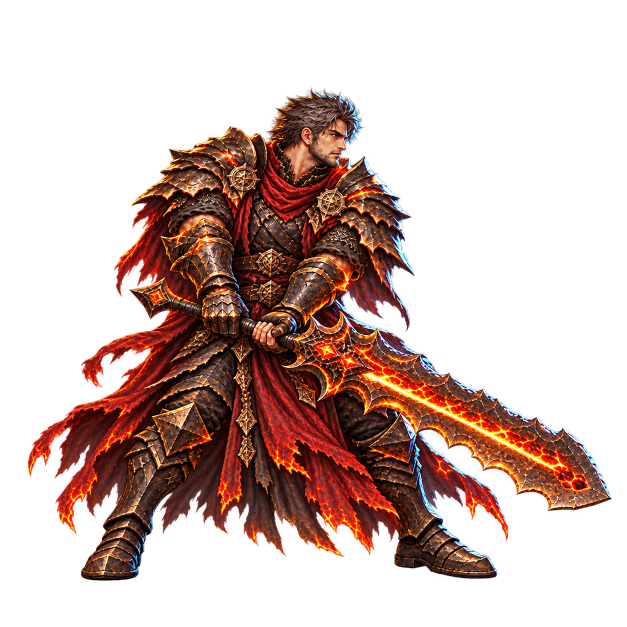
#> input picture ArtHandoff/returns/B02/source/sheets/cinder_idle_initial.png, 1254 x 1254 px, given in place of ignis_idle.png, which was not available (shown at 1/2 size)
$ python make_reference_atlas.py
#> lines starting #> are read from the running program, lines starting #| are printed output that depends on the picture; pictures that were not available may be replaced by others from this repository, and a replacement may not be noted
from PIL import Image,ImageDraw
from pathlib import Path
r=Path('C:/Users/Winka/Projects/Aetherward')
paths=['B01/exports/Art/Heroes/'+n+'.png' for n in ['ignis_idle','ignis_cast','ignis_evoA','terra_idle','sylph_idle','marina_idle']]+['B02/exports/Art/Heroes/cinder_idle.png','B02/exports/Art/Heroes/freya_idle.png']
a=Image.new('RGB',(1600,840),(41,43,48));d=ImageDraw.Draw(a)
#> after `a = Image.new('RGB', (1600, 840), (41, 43, 48))`:
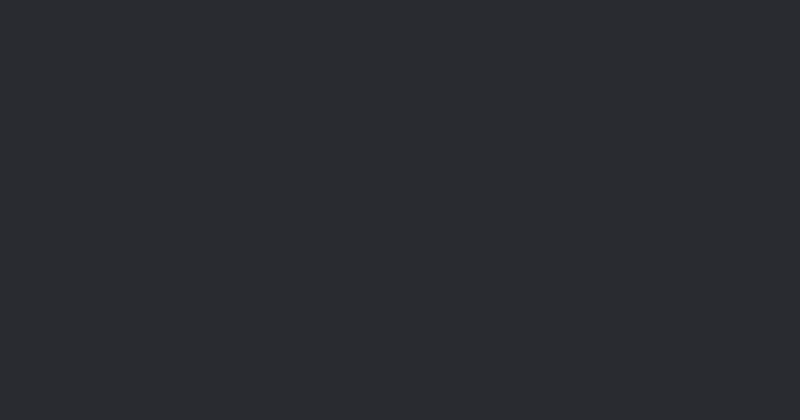
#> a: PIL image 1600x840 RGB (shown at 1/2 size); mean R, G, B 41, 43, 48
for i,p in enumerate(paths):
 im=Image.open(r/'ArtHandoff/returns'/p).convert('RGBA');x=i%4*400;y=i//4*420;a.paste(im,(x,y),im);d.text((x+5,y+402),p.split('/')[0]+' '+Path(p).stem,fill='white')
#> further down, im is the input picture: PIL image 1254x1254 RGBA; mean R, G, B, A 45.1, 20, 13.6, 87.7
#> after `a.paste(im, (x, y), im)`:
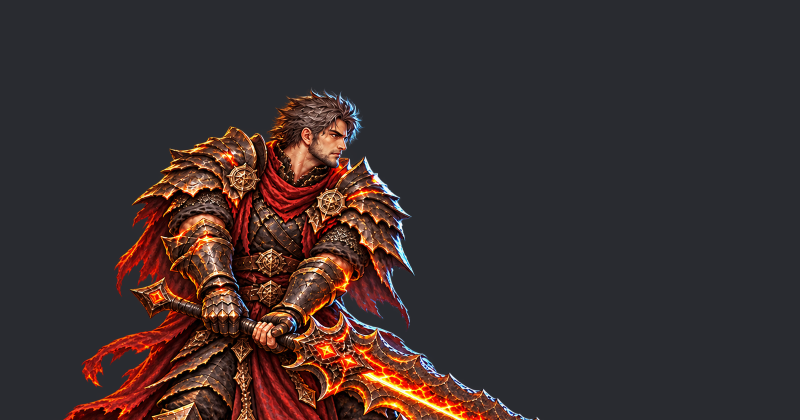
#> a: PIL image 1600x840 RGB (shown at 1/2 size); mean R, G, B 58.7, 46.1, 45.6
#> pass 2 of the loop `for i,p in enumerate(paths):`:
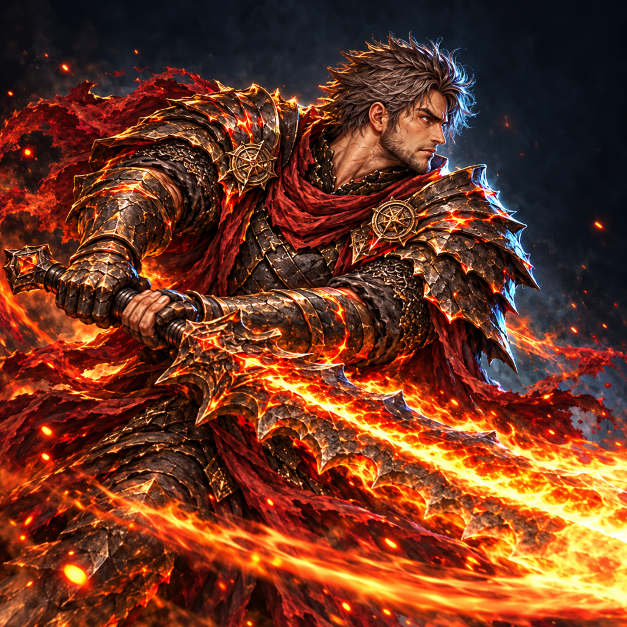
#> input picture ArtHandoff/returns/B02/source/sheets/cinder_portrait.png, 1254 x 1254 px, given in place of ignis_cast.png, which was not available (shown at 1/2 size)
#> `a.paste(im, (x, y), im)`:
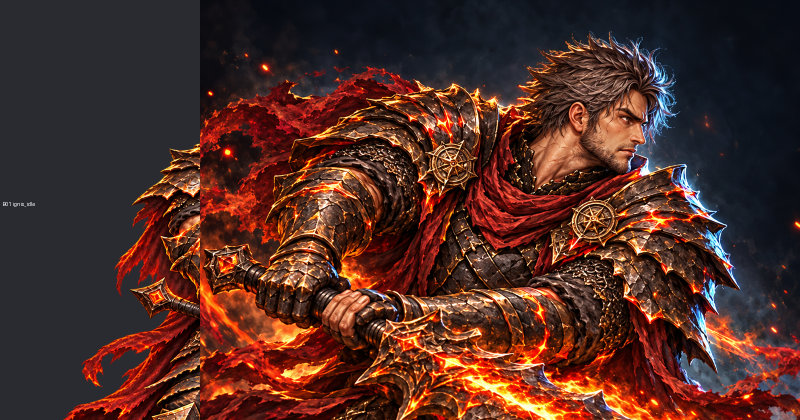
#> a: PIL image 1600x840 RGB (shown at 1/2 size); mean R, G, B 80.2, 44.7, 36.5
#> (the run stopped early here; a loop or call above may not have finished)
